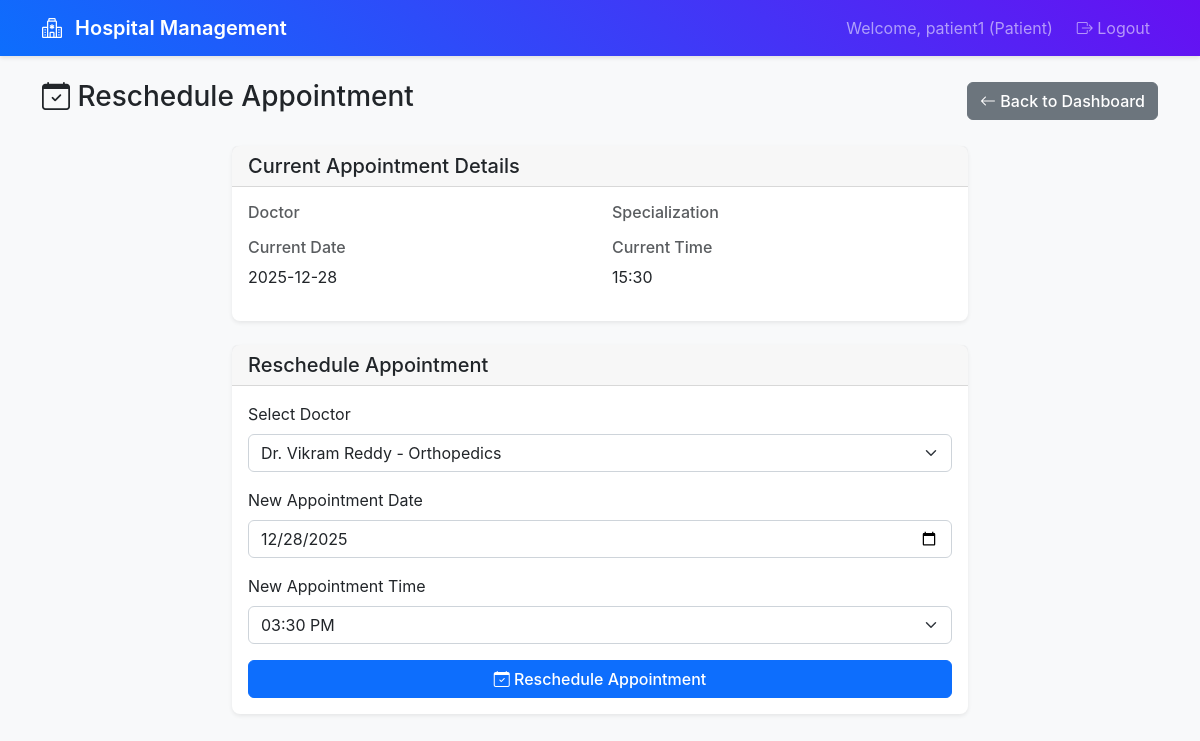
The app's page /patient/appointment/9/reschedule (signed in) with its own data.
### app.py (models this page shows)
class Appointment(db.Model):
    __tablename__ = 'appointments'
    id: Mapped[int] = mapped_column(primary_key=True)
    patient_id: Mapped[int] = mapped_column(db.ForeignKey('patients.id'), nullable=False)
    doctor_id: Mapped[int] = mapped_column(db.ForeignKey('doctors.id'), nullable=False)
    appointment_date: Mapped[date] = mapped_column(nullable=False)
    appointment_time: Mapped[str] = mapped_column(nullable=False)
    status: Mapped[str] = mapped_column(default='booked')  # booked, completed, cancelled
    created_at: Mapped[datetime] = mapped_column(default=datetime.utcnow)
    patient = db.relationship('Patient', back_populates='appointments')
    doctor = db.relationship('Doctor', back_populates='appointments')
    treatment = db.relationship('Treatment', back_populates='appointment', uselist=False)

class Doctor(db.Model):
    __tablename__ = 'doctors'
    id: Mapped[int] = mapped_column(primary_key=True)
    user_id: Mapped[int] = mapped_column(db.ForeignKey('users.id'), nullable=False)
    name: Mapped[str] = mapped_column(nullable=False)
    specialization: Mapped[str] = mapped_column(nullable=True)
    phone: Mapped[str] = mapped_column(nullable=True)
    availability_days: Mapped[str] = mapped_column(nullable=True)
    availability_hours: Mapped[str] = mapped_column(nullable=True)
    availability_slots: Mapped[str] = mapped_column(nullable=True)
    created_at: Mapped[datetime] = mapped_column(default=datetime.utcnow)
    user = db.relationship('User', back_populates='doctor')
    appointments = db.relationship('Appointment', back_populates='doctor')

### routes.py (the view, shortened to what this page needs)
@app.route('/patient/appointment/<int:appointment_id>/reschedule', methods=['GET', 'POST'])
@login_required
@role_required(['patient'])
def reschedule_appointment(appointment_id):
    patient = Patient.query.join(User).filter(User.id == session['user_id']).first()
    if not patient:
        flash('Patient profile not found', 'error')
        return redirect(url_for('logout'))
    appointment = Appointment.query.join(Doctor).filter(
        Appointment.id == appointment_id,
        Appointment.patient_id == patient.id,
        Appointment.status == 'booked'
    ).first()
    if not appointment:
        flash('Appointment not found or cannot be rescheduled', 'error')
        return redirect(url_for('patient_dashboard'))
    doctors = Doctor.query.all()
    today_date = date.today().strftime('%Y-%m-%d')
    return render_template('reschedule_appointment.html',
                         patient=patient,
                         appointment=appointment,
                         doctors=doctors,
                         today_date=today_date)

### routes.py (called while the page is built)
def login_required(f):
    @wraps(f)
    def decorated_function(*args, **kwargs):
        if 'user_id' not in session:
            return redirect(url_for('login'))
        return f(*args, **kwargs)
    return decorated_function

def role_required(roles):
    def decorator(f):
        @wraps(f)
        def decorated_function(*args, **kwargs):
            if 'user_role' not in session or session['user_role'] not in roles:
                flash('Access denied. Insufficient permissions.', 'error')
                return redirect(url_for('login'))
            return f(*args, **kwargs)
        return decorated_function
    return decorator

### templates/reschedule_appointment.html (shortened to what this page needs)
{% extends "base.html" %}
{% block content %}
<div class="row">
    <div class="col-12">
        <div class="d-flex justify-content-between align-items-center mb-4">
            <h1 class="h3">
                <i class="bi bi-calendar-check"></i> Reschedule Appointment
            </h1>
            <a href="{{ url_for('patient_dashboard') }}" class="btn btn-secondary">
                <i class="bi bi-arrow-left"></i> Back to Dashboard
            </a>
        </div>
    </div>
</div>
<div class="row">
    <div class="col-md-8 mx-auto">
        <div class="card">
            <div class="card-header">
                <h5 class="mb-0">Current Appointment Details</h5>
            </div>
            <div class="card-body">
                <div class="row">
                    <div class="col-md-6">
                        <h6 class="text-muted">Doctor</h6>
                    </div>
                    <div class="col-md-6">
                        <h6 class="text-muted">Specialization</h6>
                    </div>
                    <div class="col-md-6">
                        <h6 class="text-muted">Current Date</h6>
                        <p>{{ appointment.appointment_date }}</p>
                    </div>
                    <div class="col-md-6">
                        <h6 class="text-muted">Current Time</h6>
                        <p>{{ appointment.appointment_time }}</p>
                    </div>
                </div>
            </div>
        </div>
        <div class="card mt-4">
            <div class="card-header">
                <h5 class="mb-0">Reschedule Appointment</h5>
            </div>
            <div class="card-body">
                <form method="POST">
                    <div class="mb-3">
                        <label for="doctor_id" class="form-label">Select Doctor</label>
                        <select class="form-select" id="doctor_id" name="doctor_id" required>
                            {% for doctor in doctors %}
                            <option value="{{ doctor.id }}" {% if doctor.id == appointment.doctor_id %}selected{% endif %}>
                                {{ doctor.name }} - {{ doctor.specialization }}
                            </option>
                            {% endfor %}
                        </select>
                    </div>
                    <div class="mb-3">
                        <label for="appointment_date" class="form-label">New Appointment Date</label>
                        <input type="date" class="form-control" id="appointment_date" name="appointment_date"
                               min="{{ today_date }}" value="{{ appointment.appointment_date }}" required>
                    </div>
                    <div class="mb-3">
                        <label for="appointment_time" class="form-label">New Appointment Time</label>
                        <select class="form-select" id="appointment_time" name="appointment_time" required>
                            <option value="15:30" {% if appointment.appointment_time == '15:30' %}selected{% endif %}>03:30 PM</option>
                        </select>
                    </div>
                    <div class="d-grid gap-2">
                        <button type="submit" class="btn btn-primary">
                            <i class="bi bi-calendar-check"></i> Reschedule Appointment
                        </button>
                    </div>
                </form>
            </div>
        </div>
    </div>
</div>
{% endblock %}

### static/style.css (style rules this page uses)
:root { --primary-color: #0d6efd; --success-color: #198754; --info-color: #0dcaf0; --warning-color: #ffc107; --danger-color: #dc3545; --light-color: #f8f9fa; --dark-color: #212529; }
body { background-color: #f8f9fa; font-family: -apple-system, BlinkMacSystemFont, 'Segoe UI', Roboto, sans-serif; }
.card { border: none; box-shadow: 0 0.125rem 0.25rem rgba(0, 0, 0, 0.075); border-radius: 0.5rem; transition: box-shadow 0.15s ease-in-out; }
.card-header { background-color: rgba(0, 0, 0, 0.03); border-bottom: 1px solid rgba(0, 0, 0, 0.125); font-weight: 500; }
.btn { border-radius: 0.375rem; font-weight: 500; transition: all 0.15s ease-in-out; }
.btn-primary { background-color: var(--primary-color); border-color: var(--primary-color); }
.form-control, .form-select { border-radius: 0.375rem; border: 1px solid #ced4da; transition: border-color 0.15s ease-in-out, box-shadow 0.15s ease-in-out; }
.card, .alert { animation: fadeInUp 0.5s ease-out; }

### records on screen
Appointment: appointment_date "2025-12-28", appointment_time "15:30", doctor_id "Dr. Vikram Reddy - Orthopedics", appointment_date "12/28/2025", appointment_time "03:30 PM"

### other values on screen
{{ session.username }} "patient1"
{{ session.user_role.title() }} "Patient"
